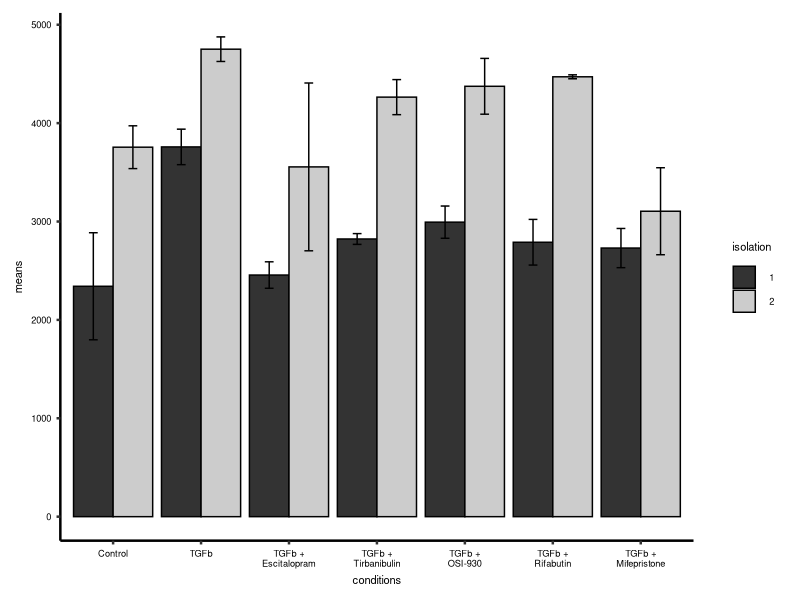
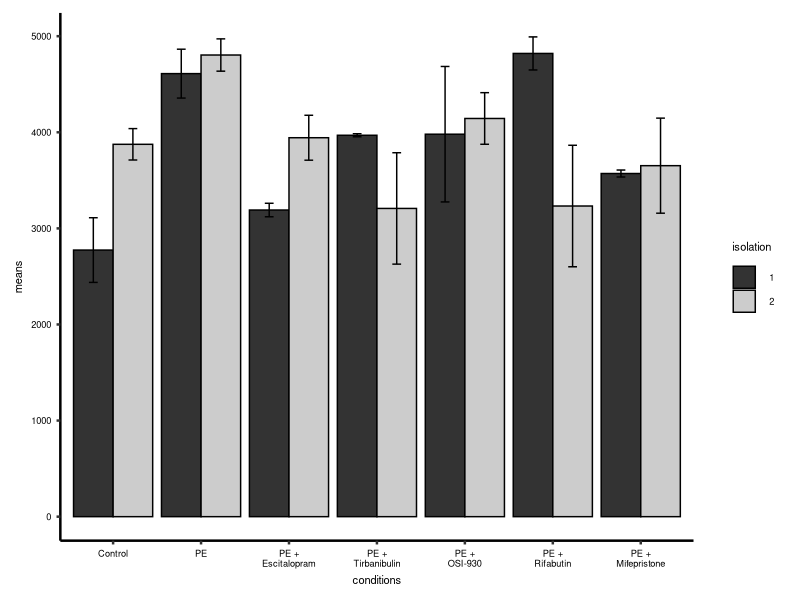

These figures' R source, in order:
rm(list=ls())

library(ggplot2)
library(ggsignif)
library(stringr)

Exp7PE <- read.csv("cellData7pe.csv")
Exp7TGFb <- read.csv("cellData7tgf.csv")
Exp8PE <- read.csv("cellData8pe.csv")
Exp8TGFb <- read.csv("cellData8tgf.csv")

se <- function(x) sqrt(var(x)/length(x))

theme_Bryan <- function () {
  theme_bw(base_size=14*96/72) %+replace%
    theme(
      #text = element_text(family = "sans"),
      plot.title = element_text(size = 7*96/72, hjust = 0.5), #hjust = 0.5,
      strip.text = element_text(size = 7*96/72, hjust = 0.5), #hjust = 0.5,
      strip.text.x = element_text(size = 7*96/72, hjust = 0.5), #hjust = 0.5,
      strip.text.y = element_text(size = 7*96/72, hjust = 0.5), #hjust = 0.5, #10 == 2.57mm
      strip.background = element_blank(),
      axis.title =element_text(size=6*96/72), #, face = "bold"
      axis.line = element_line(colour = "black"),
      panel.grid.major = element_blank(),
      panel.grid.minor = element_blank(),
      panel.border = element_blank(),
      axis.text = element_text(size = 5*96/72),
      legend.title=element_text(size=6*96/72),
      legend.text=element_text(size=5*96/72),
      axis.ticks.length =  unit(2.75, "pt"))
}

# TGFb data
df <- data.frame(isolation=c(rep("1",7),rep("2",7)),
                     conditions=c("Control","TGFb","TGFb + Escitalopram","TGFb + Tirbanibulin","TGFb + OSI-930","TGFb + Rifabutin","TGFb + Mifepristone",
                                  "Control","TGFb","TGFb + Escitalopram","TGFb + Tirbanibulin","TGFb + OSI-930","TGFb + Rifabutin","TGFb + Mifepristone"),
                     means=c(mean(Exp7TGFb$Media), mean(Exp7TGFb$TGFb), mean(Exp7TGFb$Esc_24), mean(Exp7TGFb$Tir_40), mean(Exp7TGFb$OSI_160), mean(Exp7TGFb$Rif_80), mean(Exp7TGFb$Mif_6), 
                             mean(Exp8TGFb$Media), mean(Exp8TGFb$TGFb), mean(Exp8TGFb$Esc_24), mean(Exp8TGFb$Tir_40), mean(Exp8TGFb$OSI_160), mean(Exp8TGFb$Rif_80), mean(Exp8TGFb$Mif_6)),
                     sm=c(se(Exp7TGFb$Media), se(Exp7TGFb$TGFb), se(Exp7TGFb$Esc_24), se(Exp7TGFb$Tir_40), se(Exp7TGFb$OSI_160), se(Exp7TGFb$Rif_80), se(Exp7TGFb$Mif_6), 
                          se(Exp8TGFb$Media), se(Exp8TGFb$TGFb), se(Exp8TGFb$Esc_24), se(Exp8TGFb$Tir_40), se(Exp8TGFb$OSI_160), se(Exp8TGFb$Rif_80), se(Exp8TGFb$Mif_6)))

ggplot(df, aes(x=conditions, y=means, fill=isolation)) +
  geom_bar(position=position_dodge(), stat="identity", colour='black') +
  geom_errorbar(aes(ymin=means-sm, ymax=means+sm), width=0.2, position=position_dodge(0.9)) +
  scale_x_discrete(limits = c("Control","TGFb","TGFb + Escitalopram","TGFb + Tirbanibulin","TGFb + OSI-930","TGFb + Rifabutin","TGFb + Mifepristone"),
                   labels = function(x) str_wrap(x,width = 10)) +
  scale_fill_grey() + 
  theme_Bryan()

# PE data
df <- data.frame(isolation=c(rep("1",7),rep("2",7)),
                 conditions=c("Control","PE","PE + Escitalopram","PE + Tirbanibulin","PE + OSI-930","PE + Rifabutin","PE + Mifepristone",
                              "Control","PE","PE + Escitalopram","PE + Tirbanibulin","PE + OSI-930","PE + Rifabutin","PE + Mifepristone"),
                 means=c(mean(Exp7PE$Media), mean(Exp7PE$PE), mean(Exp7PE$Esc_24), mean(Exp7PE$Tir_40), mean(Exp7PE$OSI_160), mean(Exp7PE$Rif_80), mean(Exp7PE$Mif_6), 
                         mean(Exp8PE$Media), mean(Exp8PE$PE), mean(Exp8PE$Esc_24), mean(Exp8PE$Tir_40), mean(Exp8PE$OSI_160), mean(Exp8PE$Rif_80), mean(Exp8PE$Mif_6)),
                 sm=c(se(Exp7PE$Media), se(Exp7PE$PE), se(Exp7PE$Esc_24), se(Exp7PE$Tir_40), se(Exp7PE$OSI_160), se(Exp7PE$Rif_80), se(Exp7PE$Mif_6), 
                      se(Exp8PE$Media), se(Exp8PE$PE), se(Exp8PE$Esc_24), se(Exp8PE$Tir_40), se(Exp8PE$OSI_160), se(Exp8PE$Rif_80), se(Exp8PE$Mif_6)))

ggplot(df, aes(x=conditions, y=means, fill=isolation)) +
  geom_bar(position=position_dodge(), stat="identity", colour='black') +
  geom_errorbar(aes(ymin=means-sm, ymax=means+sm), width=0.2, position=position_dodge(0.9)) +
  scale_x_discrete(limits = c("Control","PE","PE + Escitalopram","PE + Tirbanibulin","PE + OSI-930","PE + Rifabutin","PE + Mifepristone"),
                   labels = function(x) str_wrap(x,width = 10)) +
  scale_fill_grey() + 
  theme_Bryan()



